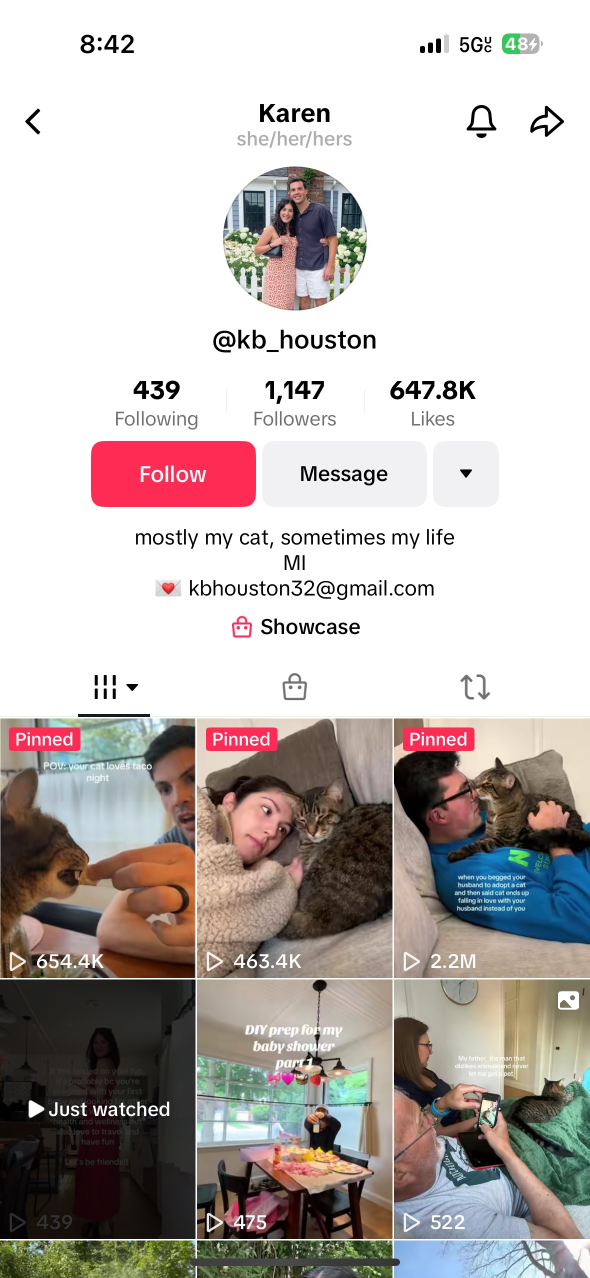
#> input picture photos_sample/IMG_8339.JPG, 1179 x 2556 px (shown at 1/2 size)
$ python -i OCR_code.py   (imports and definitions only)
#> lines starting #> are read from the running program, lines starting #| are printed output that depends on the picture; after the words box and inside, x2 and y2 are one past the last pixel; in counts of white or black regions, pixels touching at a corner belong together
from PIL import Image, ImageOps, ImageFilter
import pytesseract
import re
import os
import cv2
import numpy as np

def load_image(image_path):
    """Loads an image using OpenCV."""
#> called with image_path = '../photos_sample/IMG_8339.JPG'
    img = cv2.imread(image_path)
#> img is the input picture: shape (2556, 1179, 3); mean B, G, R 180.1, 182.9, 189.8
    if img is None:
        raise FileNotFoundError(f"Image not found at {image_path}")
    return img

def crop_profile_section(image):
    height, width, _ = image.shape
#> height = 2556; width = 1179

    #Top image
    profile_top_crop = int(height * 0.07)
#> profile_top_crop = 178
    profile_bottom_crop = int(height * 0.1)
#> profile_bottom_crop = 255
    profile_left_crop = int(width * 0.22)
#> profile_left_crop = 259
    profile_right_crop = int(width * 0.78)
#> profile_right_crop = 919

    profile_img = image[
        profile_top_crop:profile_bottom_crop,
        profile_left_crop:profile_right_crop]
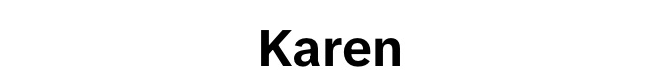
#> profile_img: shape (77, 660, 3); min 0, max 255, mean 243.8
    return profile_img

def to_grayscale(image):
    """Converts a BGR image to grayscale."""
    return cv2.cvtColor(image, cv2.COLOR_BGR2GRAY)

def denoise_image(image):
    """Applies median blurring for noise reduction."""
    # Kernel size 5 is common, adjust if needed
    # Tried 5, 3
    return cv2.medianBlur(image, 3)

def binarize_image(image):
    """Applies Otsu's thresholding for binarization."""
    # Use THRESH_OTSU for automatic threshold calculation
    # _, binary_img = cv2.threshold(image, 0, 255, cv2.THRESH_BINARY + cv2.THRESH_OTSU)
    _, binary_img = cv2.threshold(image, 150, 255, cv2.THRESH_BINARY)
    return binary_img

def upscale_image(image, scale_factor=3):
    """Upscales an image using linear interpolation."""
#> called with scale_factor = 2
    return cv2.resize(image, None, fx=scale_factor, fy=scale_factor, interpolation=cv2.INTER_LINEAR)

def binarize_image_adaptive(image):
    # ADAPTIVE_THRESH_GAUSSIAN_C or ADAPTIVE_THRESH_MEAN_C
    # blockSize: Size of a pixel neighborhood that is used to calculate a threshold value
    # C: Constant subtracted from the mean or weighted mean
    binary_img = cv2.adaptiveThreshold(image, 255, cv2.ADAPTIVE_THRESH_GAUSSIAN_C,
                                       cv2.THRESH_BINARY, 11, 2) # Adjust 11 and 2
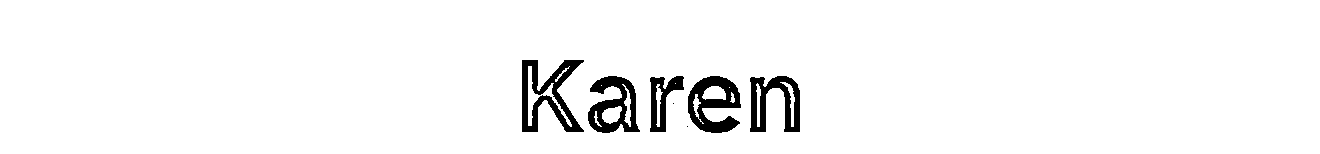
#> binary_img: shape (154, 1320); 96.3% white; 7 black regions (2 under 20 px), largest, box (x1, y1, x2, y2) and area: (522, 60, 584, 132) 1953, (688, 76, 741, 133) 1660, (588, 76, 640, 133) 1562, (750, 76, 800, 132) 1493, (650, 76, 684, 132) 870
    return binary_img

def denoise_image_gaussian(image):
    return cv2.GaussianBlur(image, (3, 3), 0) # Small kernel, 0 sigma for automatic

def preprocess_pipeline(image_path):
    """
    Applies a series of preprocessing steps optimized for TikTok profile OCR.
    """
    img = load_image(image_path)

    # 1. Crop to focus on the profile area
    cropped_img = crop_profile_section(img)
    upscaled_cropped_img = upscale_image(cropped_img, scale_factor=2)
    gray_img = to_grayscale(upscaled_cropped_img)
    denoised_img = denoise_image_gaussian(gray_img)
    binary_img = binarize_image_adaptive(denoised_img)

    return binary_img
def preprocessing_image(image_path):

    img = load_image(image_path)

    # name_img, bio_img = crop_profile(img)
    name_img = preprocess_pipeline(name_img)
    bio_img = preprocess_pipeline(bio_img)

>>> result = preprocess_pipeline('../photos_sample/IMG_8339.JPG')
